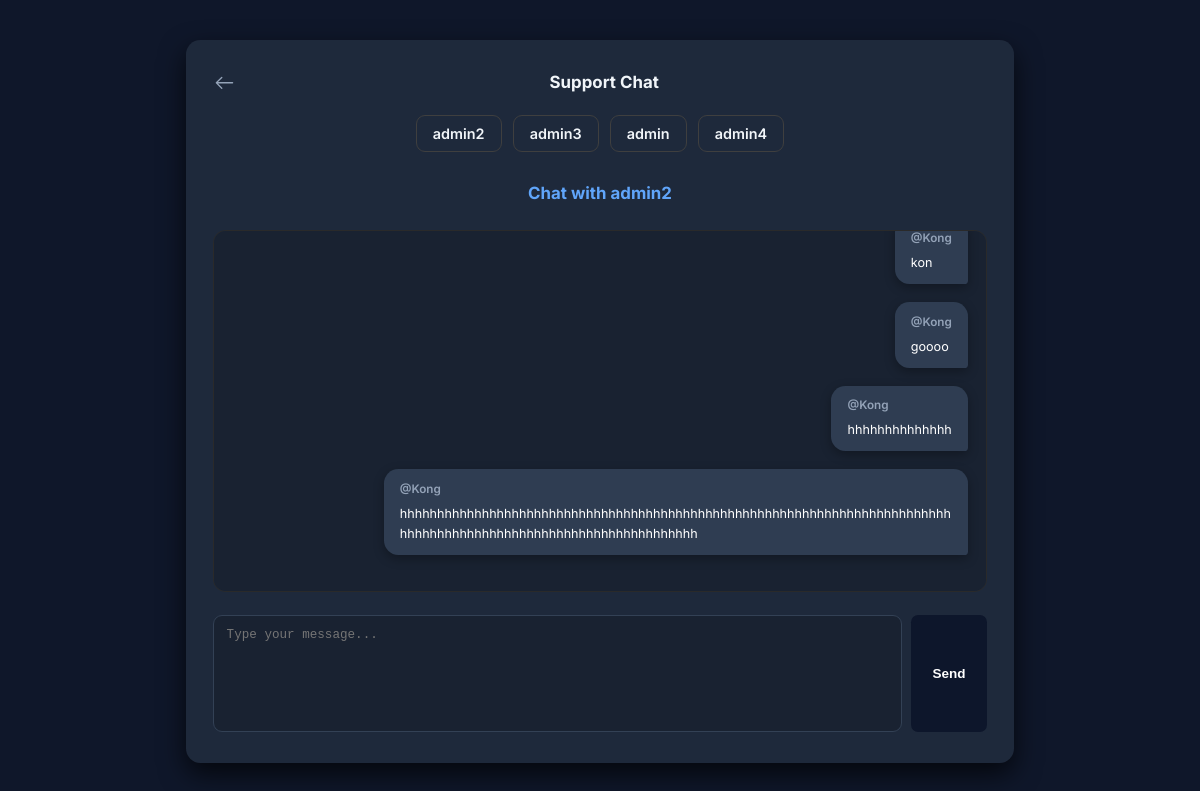
Page /support/?admin_id=8 (signed in) on the committed database.
### powerdigital_app/models.py (models this page shows, shortened)
class SupportMessage(models.Model):
    sender = models.ForeignKey(User, on_delete=models.CASCADE, related_name='sent_messages')
    receiver = models.ForeignKey(User, on_delete=models.CASCADE, related_name='received_messages')
    message = models.TextField()
    timestamp = models.DateTimeField(auto_now_add=True)

### powerdigital_app/views.py (the view, shortened to what this page needs)
# urls.py: path('support/', views.support_chat, name='support_chat'),
def support_chat(request):
    admin_users = User.objects.filter(username__istartswith='admin').exclude(id=request.user.id)
    selected_admin_id = request.GET.get('admin_id')
    selected_admin = get_object_or_404(User, id=selected_admin_id) if selected_admin_id else None
    messages = []
    if selected_admin:
        messages = SupportMessage.objects.filter(
            Q(sender=request.user, receiver=selected_admin) |
            Q(sender=selected_admin, receiver=request.user)
        ).order_by('timestamp')
    return render(request, 'index/chat.html', {
        'admin_users': admin_users,
        'selected_admin': selected_admin,
        'messages': messages
    })

### powerdigital_app/templates/index/chat.html (shortened to what this page needs)
<!DOCTYPE html>
<html lang="en">
<head>
</head>
<body>
  <div class="container">
   <div style="display: flex; align-items: center; margin-bottom: 24px; gap: 350px;">
    <a href="{% url 'home' %}" style="color: #94a3b8; text-decoration: none; display: inline-flex; align-items: center;">
        <svg xmlns="http://www.w3.org/2000/svg" width="24" height="24" fill="currentColor"
            class="bi bi-arrow-left" viewBox="0 0 16 16">
        <path fill-rule="evenodd"
                d="M15 8a.5.5 0 0 1-.5.5H3.707l3.147 3.146a.5.5 0 0 1-.708.708l-4-4a.5.5 0 0 1 0-.708l4-4a.5.5 0 1 1 .708.708L3.707 7.5H14.5A.5.5 0 0 1 15 8z"/>
        </svg>
    </a>
    <h3 style="margin: 0; color: #f1f5f9;">Support Chat</h3>
    </div>
    <div class="admin-list">
      <ul>
        {% for admin in admin_users %}
          <li>
            <a href="?admin_id={{ admin.id }}">
              {{ admin.username }}
            </a>
          </li>
        {% empty %}
          <li>No admins available.</li>
        {% endfor %}
      </ul>
    </div>
    {% if selected_admin %}
      <h3>Chat with {{ selected_admin.username }}</h3>
      <div class="chat-box" id="chat-box">
        {% for msg in messages %}
          <div class="message-row {% if msg.sender == request.user %}you{% endif %}">
            <div class="chat-message">
              <span class="sender">@{{ msg.sender.username }}</span>
              {{ msg.message }}
            </div>
          </div>
        {% empty %}
          <p>No messages yet.</p>
        {% endfor %}
      </div>
      <form method="post" class="chat-form">
        <div class="input-row">
          <textarea name="message" placeholder="Type your message..."></textarea>
          <button type="submit">Send</button>
        </div>
      </form>
    {% endif %}
  </div>
</body>
</html>

### powerdigital_app/templates/index/chat.html (style rules this page uses)
body { margin: 0; padding: 40px 20px; font-family: 'Inter', sans-serif; background-color: #0f172a; color: #f1f5f9; }
.container { max-width: 860px; margin: auto; background-color: #1e293b; padding: 35px 30px; border-radius: 16px; box-shadow: 0 12px 30px rgba(0, 0, 0, 0.7); zoom: 90%; }
h2, h3 { text-align: center; color: #60a5fa; margin-bottom: 30px; font-weight: 700; }
.admin-list ul { display: flex; flex-wrap: wrap; justify-content: center; gap: 12px; list-style: none; padding: 0; margin-bottom: 35px; }
.admin-list a { display: flex; align-items: center; gap: 10px; padding: 10px 18px; background-color: #1e293b; border-radius: 10px; color: #f1f5f9; text-decoration: none; font-weight: 600; border: 1px solid #3f3f3f; transition: background-color 0.3s, transform 0.2s; }
.chat-box { height: 360px; overflow-y: auto; padding: 20px; background-color: #192231; border: 1px solid #2a2a2a; border-radius: 14px; margin-bottom: 25px; scroll-behavior: smooth; }
.message-row { display: flex; margin-bottom: 20px; }
.message-row.you { justify-content: flex-end; }
.chat-message { max-width: 75%; padding: 12px 18px; font-size: 14px; border-radius: 16px; position: relative; background-color: #262626; color: #f8fafc; line-height: 1.6; word-break: break-word; box-shadow: 0 4px 12px rgba(0, 0, 0, 0.3); }
.message-row.you .chat-message { background-color: #2f3d52; color: #ffffff; border-bottom-right-radius: 4px; border-top-left-radius: 16px; }
.chat-message .sender { display: block; font-weight: 600; font-size: 13px; color: #94a3b8; margin-bottom: 6px; }
.chat-form { display: flex; flex-direction: column; align-items: flex-end; gap: 10px; }
.chat-form .input-row { width: 100%; display: flex; gap: 10px; }
.chat-form textarea { flex: 1; height: 100px; padding: 14px; font-size: 14px; border-radius: 10px; background-color: #192231; color: #e2e8f0; border: 1px solid #334155; resize: none; transition: border 0.3s; }
.chat-form button { padding: 12px 24px; font-size: 15px; font-weight: 600; background-color: #0d162b; color: #fff; border: none; border-radius: 8px; cursor: pointer; transition: background-color 0.3s ease, transform 0.2s ease; white-space: nowrap; }

### rows in the picture
SupportMessage: sender.username "Kong", message "kon"
SupportMessage: sender.username "Kong", message "goooo"
SupportMessage: sender.username "Kong", message "hhhhhhhhhhhhhh"
SupportMessage: sender.username "Kong", message "hhhhhhhhhhhhhhhhhhhhhhhhhhhhhhhhhhhhhhhhhhhhhhhhhhhhhhhhhhhhhhhhhhhhhhhhhhhhhhhhhhhhhhhhhhhhhhhhhhhhhhhhhhhhhhhhhh"

### other values in the picture
{{ admin.username }} "admin2"
{{ admin.username }} "admin3"
{{ admin.username }} "admin"
{{ admin.username }} "admin4"
{{ selected_admin.username }} "admin2"
